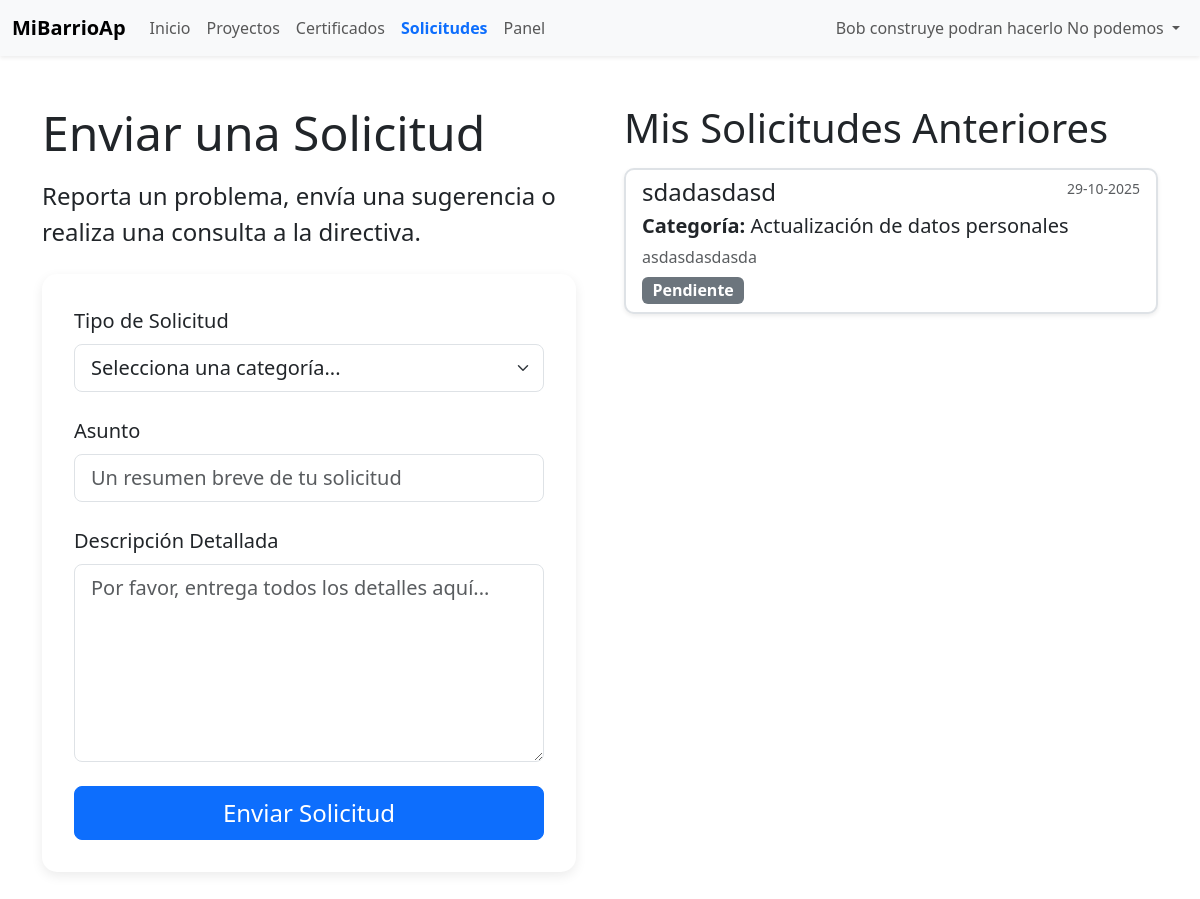
The page /solicitudes.php (signed in) on the database its author committed.
### tables this page shows
CREATE TABLE `usuarios` (
  `id_us` int(11) NOT NULL,
  `nombre_completo` varchar(150) NOT NULL,
  `fecha_nacimiento` date NOT NULL,
  `rut` varchar(20) NOT NULL,
  `telefono` int(11) DEFAULT NULL,
  `email` varchar(40) NOT NULL,
  `nombre_calle` varchar(40) DEFAULT NULL,
  `numero_casa` int(11) DEFAULT NULL,
  `clave` varchar(40) DEFAULT NULL,
  `id_rol` int(11) NOT NULL,
  `id_comuna` int(11) NOT NULL,
  `id_provincia` int(11) NOT NULL,
  `id_pais` int(11) NOT NULL,
  `id_region` int(11) DEFAULT NULL
);

CREATE TABLE `solicitud` (
  `id_solicitud` int(11) NOT NULL,
  `id_usuario_solicita` int(11) NOT NULL,
  `id_tipo_soli` int(11) NOT NULL,
  `asunto` varchar(100) NOT NULL,
  `descripcion` text NOT NULL,
  `id_estado` int(11) NOT NULL DEFAULT 1,
  `fecha_creacion` datetime NOT NULL DEFAULT current_timestamp()
);

CREATE TABLE `tipo_solicitud` (
  `id_tipo_soli` int(11) NOT NULL,
  `tipo_soli` varchar(40) DEFAULT NULL
);

CREATE TABLE `estados` (
  `id_estado` int(11) NOT NULL,
  `tipo_estado` varchar(50) DEFAULT NULL
);

### lib/lib-sesion-datos.php (called while the page is built, shortened)
<?php
require_once("lib-conexion.php");
$idUsuario = $_SESSION['id_us'] ?? null;
if ($idUsuario) {
    $stmt = $conexion->prepare("
        SELECT
            u.id_us, u.nombre_completo, u.fecha_nacimiento, u.rut, u.email,
            u.telefono, u.nombre_calle,
            p.nombre AS pais,
            c.comuna,
            pr.nom_provincia AS provincia,
            r.nombre_region AS region,
            ro.nombre_rol AS rol,
            u.id_rol
        FROM usuarios u
        JOIN pais p       ON p.id_pais = u.id_pais
        JOIN comuna c     ON c.id_comuna = u.id_comuna
        JOIN provincia pr ON pr.id_provincia = u.id_provincia
        JOIN region r     ON r.id_region = u.id_region
        JOIN roles ro     ON ro.id_rol = u.id_rol
        WHERE u.id_us = ?
    ");
    $stmt->bind_param("i", $idUsuario);
    $stmt->execute();
    $resultado = $stmt->get_result();
    $usuario = $resultado->fetch_assoc();
} else {
    $usuario = null;
}
function panelPorRol(?int $rol): ?array {
    if ($rol === 2) return ["crear-proyecto.php", "Panel "];
    return null;
}
?>

### lib/lib-solicitud-realizada.php (called while the page is built, shortened)
<?php
require_once("lib-sesion-datos.php");
$id_us_actual = $usuario['id_us'];
$sql_historial = "
    SELECT
        s.id_solicitud,
        s.asunto,
        s.descripcion,
        t.tipo_soli AS tipo_solicitud,
        e.tipo_estado AS estado,
        s.fecha_creacion
    FROM solicitud s
    JOIN tipo_solicitud t ON t.id_tipo_soli = s.id_tipo_soli
    JOIN estados e ON e.id_estado = s.id_estado
    WHERE s.id_usuario_solicita = ?
    ORDER BY s.fecha_creacion DESC
";
$stmt_historial = $conexion->prepare($sql_historial);
$stmt_historial->bind_param("i", $id_us_actual);
$stmt_historial->execute();
$resultado_historial = $stmt_historial->get_result();
?>

### solicitudes.php (the view, shortened to what this page needs)
<?php
require("lib/lib-solicitud-realizada.php");
?>
<!DOCTYPE html>
<html lang="es">
<head>
    <link href="https://cdn.jsdelivr.net/npm/bootstrap@5.3.8/dist/css/bootstrap.min.css" rel="stylesheet">
    <link href="css/estilo-index.css" rel="stylesheet">
</head>
<body>
<?php include("menu.php"); ?>
<div class="container mt-5 mb-5">
    <div class="row g-5">
        <div class="col-lg-6">
            <h1 class="display-5 mb-3">Enviar una Solicitud</h1>
            <p class="lead fs-4 mb-4">Reporta un problema, envía una sugerencia o realiza una consulta a la directiva.</p>
            <form action="lib/lib-insertar-soli.php" method="POST" class="seccion-anuncios">
                <div class="mb-4">
                    <label for="id_tipo_soli" class="form-label fs-5">Tipo de Solicitud</label>
                    <select class="form-select form-select-lg" id="id_tipo_soli" name="id_tipo_soli" required>
                        <option value="" disabled selected>Selecciona una categoría...</option>
                    </select>
                </div>
                <div class="mb-4">
                    <label for="asunto" class="form-label fs-5">Asunto</label>
                    <input type="text" class="form-control form-control-lg" id="asunto" name="asunto" placeholder="Un resumen breve de tu solicitud" required>
                </div>
                <div class="mb-4">
                    <label for="descripcion" class="form-label fs-5">Descripción Detallada</label>
                    <textarea class="form-control form-control-lg" id="descripcion" name="descripcion" rows="6" placeholder="Por favor, entrega todos los detalles aquí..." required></textarea>
                </div>
                <button type="submit" class="btn btn-primary btn-lg w-100 fs-4">Enviar Solicitud</button>
            </form>
        </div>
        <div class="col-lg-6">
            <h2 class="display-6 mb-3">Mis Solicitudes Anteriores</h2>
            <div class="list-group">
                <?php if ($resultado_historial->num_rows > 0): ?>
                    <?php while ($solicitud = $resultado_historial->fetch_assoc()): ?>
                        <?php
                            $color_estado = 'secondary';
                            switch (strtolower($solicitud['estado'])) {
                                case 'pendiente': $color_estado = 'secondary'; break;
                            }
                        ?>
                        <div class="list-group-item list-group-item-action flex-column align-items-start mb-3 shadow-sm" style="border-radius: 10px; border-width: 2px;">
                            <div class="d-flex w-100 justify-content-between">
                                <h4 class="mb-1"><?php echo htmlspecialchars($solicitud['asunto']); ?></h4>
                                <small class="text-muted">
                                    <?php echo date('d-m-Y', strtotime($solicitud['fecha_creacion'])); ?>
                                </small>
                            </div>
                            <p class="mb-1 fs-5">
                                <strong>Categoría:</strong> <?php echo htmlspecialchars($solicitud['tipo_solicitud']); ?>
                            </p>
                            <p class="text-muted fs-6 mb-2"><?php echo nl2br(htmlspecialchars($solicitud['descripcion'])); ?></p>
                            <span class="badge bg-<?php echo $color_estado; ?> fs-6">
                                <?php echo htmlspecialchars($solicitud['estado']); ?>
                            </span>
                        </div>
                    <?php endwhile; ?>
                <?php else: ?>
                    <p class="fs-5 text-muted">Aún no has enviado ninguna solicitud.</p>
                <?php endif; ?>
            </div>
        </div>
    </div>
</div>
</body>
</html>

### menu.php (shortened to what this page needs)
<?php
require_once("lib/lib-sesion-datos.php");
$current_page = basename($_SERVER['PHP_SELF']);
$panel = panelPorRol($usuario['id_rol'] ?? null);
$es_panel_admin = ($panel && $current_page == 'Panel-admin.php');
?>
<nav class="navbar navbar-expand-lg bg-body-tertiary shadow-sm">
  <div class="container-fluid">
    <a class="navbar-brand fw-bold" href="index.php">MiBarrioAp</a>
    <div class="collapse navbar-collapse" id="navbarNav">
      <ul class="navbar-nav me-auto mb-2 mb-lg-0">
        <li class="nav-item">
          <a class="nav-link <?= ($current_page == 'index.php') ? 'active' : ''; ?>" href="index.php">Inicio</a>
        </li>
        <li class="nav-item">
          <a class="nav-link <?= ($current_page == 'proyectos.php' || $current_page == 'crear-proyecto.php') ? 'active' : ''; ?>" href="proyectos.php">Proyectos</a>
        </li>
        <li class="nav-item">
          <a class="nav-link <?= ($current_page == 'certificados.php') ? 'active' : ''; ?>" href="certificados.php">Certificados</a>
        </li>
        <?php
        if ($usuario && $usuario['id_rol'] != 1):
        ?>
            <li class="nav-item">
              <a class="nav-link <?= ($current_page == 'solicitudes.php') ? 'active' : ''; ?>" href="solicitudes.php">Solicitudes</a>
            </li>
        <?php endif; ?>
        <?php
        if ($panel):
        ?>
            <li class="nav-item">
              <a class="nav-link <?= ($es_panel_admin ) ? 'active' : ''; ?>" href="<?= htmlspecialchars($panel[0]); ?>">
                <?= htmlspecialchars($panel[1]); ?>
              </a>
            </li>
        <?php endif; ?>
      </ul>
      <ul class="navbar-nav ms-auto mb-2 mb-lg-0">
        <?php if ($usuario): ?>
          <li class="nav-item dropdown">
            <a class="nav-link dropdown-toggle" href="#" id="navbarDropdownUser" role="button" data-bs-toggle="dropdown" aria-expanded="false">
              <i class="fas fa-user me-1"></i> <?= htmlspecialchars($usuario['nombre_completo']); ?>
            </a>
          </li>
        <?php endif; ?>
      </ul>
    </div> </div> </nav>

### css/estilo-index.css (style rules this page uses)
.seccion-anuncios { background-color: #fff; border-radius: 15px; padding: 2rem; box-shadow: 0 4px 12px rgba(0,0,0,0.08); }

### menu.php (style rules this page uses)
.navbar-nav .nav-link.active { font-weight: bold; color: #0d6efd !important; }

### rows shown on the page
usuarios: id_rol "Panel", nombre_completo "Bob construye podran hacerlo No podemos"
solicitud: asunto "sdadasdasd", fecha_creacion "29-10-2025", id_tipo_soli.tipo_soli "Actualización de datos personales", descripcion "asdasdasdasda", id_estado.tipo_estado "Pendiente"
